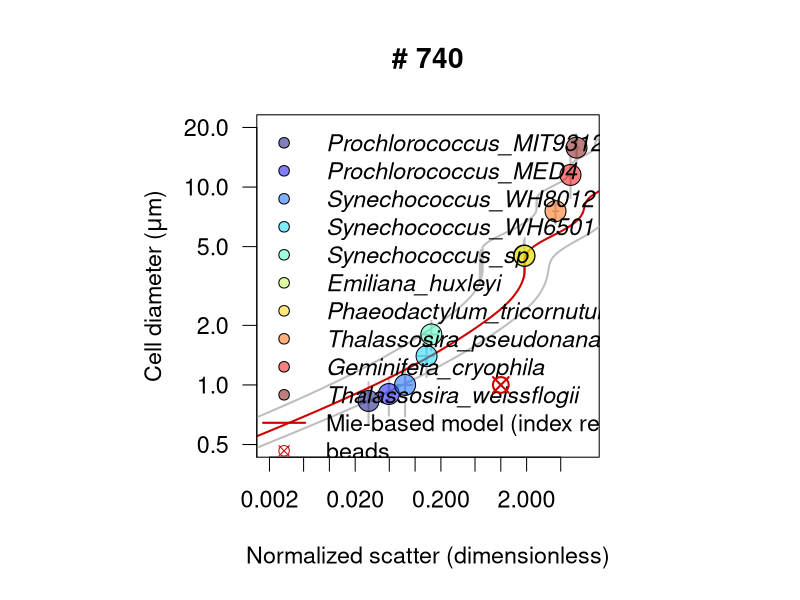

Write R code to recreate this figure.
#########################
### LINEAR REGRESSION ###
#########################
library(scales)
path.to.git.repository <- "~/Documents/DATA/Codes/fsc-size-calibration"
setwd(path.to.git.repository)
.rainbow.cols <- colorRampPalette(c("#00007F", "blue", "#007FFF", "cyan", "#7FFF7F", "yellow","#FF7F00", "red", "#7F0000"))

culture <- read.csv("scatter_calibration.csv")
culture$norm.fsc <- culture$fsc / culture$fsc.beads
culture$norm.fsc.sd <- culture$fsc.sd / culture$fsc.beads
culture$volume <- 4/3 * pi * (culture$diameter/2)^3
culture$volume.sd <- culture$volume * culture$diameter.sd/culture$diameter

culture2 <- aggregate(culture, by=list(culture$species), FUN=mean)
culture2 <- culture2[order(culture2$norm.fsc),]

mie <- read.csv("calibrated-mie.csv")
inst <- 740


png(paste0(inst,"-Size-scatter.png"),width=12, height=12, unit='in', res=100)

  par(mfrow=c(1,1), pty='s',cex=1.4)
  plot(culture2$norm.fsc, culture2$diameter, log='xy', pch=NA,ylab=substitute(paste("Cell diameter (",mu,"m)")), xlab="Normalized scatter (dimensionless)",cex=2, xaxt='n', yaxt='n', xlim=c(0.002,10), ylim=c(0.5,20), main=paste("#",inst))
  with(culture2, arrows(norm.fsc, diameter-culture2$diameter.sd, norm.fsc, diameter + culture2$diameter.sd,  code = 3, length=0, col='grey',lwd=2))
  with(culture2, arrows(norm.fsc-norm.fsc.sd, diameter, norm.fsc+norm.fsc.sd, diameter,  code = 3, length=0,col='grey',lwd=2))
  lines(mie$scatter, mie[,paste0("diam_",inst,"_mid")], col='red3', lwd=2)
  lines(mie$scatter, mie[,paste0("diam_",inst,"_upr")], col='grey', lwd=2)
  lines(mie$scatter, mie[,paste0("diam_",inst,"_lwr")], col='grey', lwd=2)
  axis(1, at=c(0.002,0.005,0.01,0.02,0.05,0.1,0.2,0.5,1,2,5))
  axis(2, at=c(0.1,0.2,0.5,1,2,5,10,20),las=1)
  points(culture2$norm.fsc, culture2$diameter, bg=alpha(.rainbow.cols(nrow(culture2)),0.5), pch=21,cex=2)
  legend("topleft",legend=c(as.vector(culture2$Group.1),"Mie-based model (index refraction = 1.031 +/- 0.014)","beads"), pch=c(rep(21,nrow(culture2)),NA, 13), lwd=c(rep(NA,nrow(culture2)),2, NA), bty='n',
            pt.bg=alpha(.rainbow.cols(nrow(culture2)),0.5), col=c(rep(1,nrow(culture2)),'red3','red3'), text.font=c(rep(3,nrow(culture2)),1,1))

             points(1,1,pch=13, col='red3',lwd=2, cex=1.5) # beads location based on  corrected Mie theory

dev.off()
